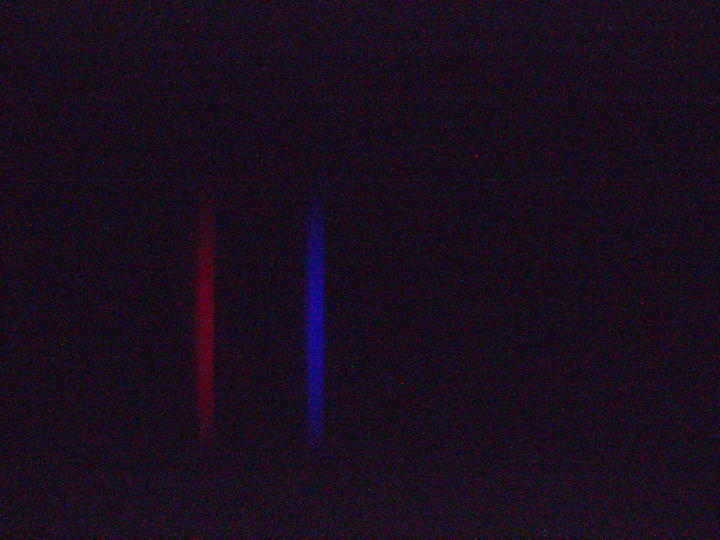
#> input picture sugarpolarizer/calibration/helium_lamp/0_minus64.png, 1440 x 1080 px (shown at 1/2 size); its folder holds only this picture in this run
$ jupyter execute --allow-errors analysis.ipynb
#> lines starting #> are read from the running program, lines starting #| are printed output that depends on the picture
[cell 1]
import os
import numpy as np
import matplotlib.pyplot as plt
from scipy.optimize import curve_fit
from scipy.signal import savgol_filter

from sklearn.linear_model import LinearRegression

# Functions for Fitting Gauss to Peaks of Pictures

[cell 2]
#import the pictures
def read_images_in_folder(folder_path):
#> called with folder_path = './calibration/helium_lamp/'
    images = []
    for filename in sorted(os.listdir(folder_path), key=lambda x: int(x.split('_')[0])):
        if filename.endswith(".png"):
            image_path = os.path.join(folder_path, filename)
            images.append(plt.imread(image_path))
    return images

#import the pictures
def read_images_in_folder_short(folder_path):
    images = []
    for filename in sorted(os.listdir(folder_path), key=lambda x: int(x.split('.')[0])):
        if filename.endswith(".png"):
            image_path = os.path.join(folder_path, filename)
            images.append(plt.imread(image_path))
    return images


#returns the x_range of the peak
def get_range(x, pk):

    center = x[pk]

    left = center - 50
    right = center + 50

    if center < 49:
        left = 0
    if center > (1439-50):
        right = 1439

    x_range = np.arange(left, right)

    return x_range

#returns the number of the image of the peak
def image_of_peak(pk, n_pk):
    p = pk
    pic = -1
    while p >= 0:
        pic += 1
        p -= n_pk[pic]
    return pic

#returns at which place in the image the peak is
def peak_of_image(pk, n_pk):
    #number of peaks in total and per image
    poi = pk
    pic = image_of_peak(pk, n_pk)
    if pic == 0:
        return poi
    for i in range(pic):
        poi -= n_pk[i]
    return poi


#Define a Gaussian function
def gaussian(x, A, mu, sigma, background):
    return A * np.exp(-(x - mu)**2 / (2 * sigma**2)) + background


def fit_gaussian(img, start_ind, end_ind):

    # Extract the subset of data for fitting
    x_data = np.arange(start_ind, end_ind)
    y_data = img[start_ind:end_ind]

    # Initial guess for the parameters [Amplitude, Mean, Standard Deviation]
    initial_guess = [np.max(y_data), start_ind+np.argmax(y_data), 10, 0.2]

    # Fit the Gaussian curve
    params, covariance = curve_fit(gaussian, x_data, y_data, p0=initial_guess)
    return params


def plot_peak(avgs, i, x, n_pk, pk_params, la):
    peak = i
    pic = image_of_peak(peak, n_pk)
    A, mu, sigma, background = pk_params[peak]

    x_range = get_range(x, peak)

    start_index = x_range[0]
    end_index = x_range[-1]

    x_data = np.arange(start_index, end_index)
    y_data = avgs[pic][start_index:end_index]

    # Generate fitted curve
    x_fit = np.linspace(start_index, end_index, 1000)
    y_fit = gaussian(x_fit, A, mu, sigma, background)

    # Plot the data on the current axis
    ax.plot(x_data, y_data, label='Data')
    ax.plot(x_fit, y_fit, label='$\mu$={:.1f}, $\sigma$={:.2f}'.format(mu, sigma))
    ax.set_title('Picture {}, Peak {}, $\lambda$ = {:.1f}nm'.format(pic+1, peak_of_image(peak, n_peaks)+1, la[peak]))
    ax.legend()


def get_peak_params(x, avgs, peak, n_peaks):
    picture = avgs[image_of_peak(peak, n_peaks)]

    x_range = get_range(x, peak)
    start_index = x_range[0]
    end_index = x_range[-1]
    x_observed = x[peak]

    A, mu, sigma, background = fit_gaussian(picture, start_index, end_index)

    return np.array([A, mu, sigma, background])

[cell 3]
#observations, x values are estimates for the center of the peaks

n_peaks = np.array([1,1,1,1,1])


cal_la = np.array([667.8,\
              587.6,\
              501.6,\
              447.1,\
              388.9])


cal_r = np.array([-64,\
             150,\
             380,\
             520,\
             670])

x_obs = np.array([410,\
                  490,\
                  646,\
                  606,\
                  561])

[cell 4]
cal_peak_params = np.zeros((len(cal_la), 4), dtype=float)


cal_images = read_images_in_folder('./calibration/helium_lamp/')
#> cal_images = 1 item
cal_averages = np.mean(cal_images, axis = (1,3))

print(np.shape(cal_averages))
#| (1, 1440)

#> (the rest of this cell did not finish here and is left out)

[cell 5]
#plot everything
fig, axes = plt.subplots(len(cal_la),1, figsize=(5, 3*len(cal_la)))

# Loop through the axes and plot something on each one
#> (the rest of this cell did not finish here and is left out)

[cell 6]
#data analysis

x_gauss = cal_peak_params[:,1]


# Create a 2D array with the independent variables
X = np.column_stack((cal_r, x_gauss))

# Initialize the Linear Regression model
model = LinearRegression()

# Fit the model
model.fit(X, cal_la)

# Access the coefficients (slope) and intercept
coefficients = model.coef_
intercept = model.intercept_

a = coefficients[0]
b = coefficients[1]
c = intercept


#the spectrometer is now calibrated
def la_func(r,x):
    return a*r+ b*x + c


x_plt = x_obs+a/b*cal_r
x_fit = np.linspace(np.min(x_plt), np.max(x_plt),1000)

#plt.plot(x_plt, la, 'x')
#plt.plot(x_fit, b*x_fit+c)

print(a)
print(b)

[cell 7]
#3. computing g from p * dlambda = - dx * (g / f) cos(alpha_m)

s = 3.45e-6 #pixel length: cs165 cu / m
p = 1 # (order number)
alpha_m = 15/180*np.pi  #15° (angle of parabolic mirrors)
f = 0.381 #m (focal length)
#with dlambda/dx = b/s

g = p * f * b/s / np.cos(alpha_m)
print(g)
print(1e6/g) #gratings in one mm

# Spectrum Analysis

[cell 8]
"""the knob position is the same for all measurements (except first led spectrum)"""

# knob positions of the pixels
r = np.array([-10, 30, 70, 110, 150, 190, 230, 270, 310, 350, 390, 430, 470, 510, 550])


images_wavelengths = np.zeros((len(r), 1440), dtype=float)

for i in range(len(r)):
    x = np.arange(0,1440,1)
    images_wavelengths[i,:] = la_func(r[i],x )

angles = np.linspace(0, 165, 12)
central_wavelengths = images_wavelengths[:,720]

[cell 9]
"""read all the images"""

print('loading ...')

#> (the rest of this cell did not finish here and is left out)

led_images1 = read_images_in_folder_short('./calibration/spectrum_only_water')


sugar1_images_set = np.zeros((12,)+np.shape(led_images), dtype=float)
sugar4_images_set = np.zeros((12,)+np.shape(led_images), dtype=float)

for angle in range(0,180, 15):
    sugar1_images_set[int(angle/15)] = read_images_in_folder_short('./messungen/spectrum_0_1_saccharose/'+str(angle))
    sugar4_images_set[int(angle/15)] = read_images_in_folder_short('./messungen/spectrum_0_4_saccharose/'+str(angle))


led_images = np.array(led_images)[:,500:600,:]
led_images1 = np.array(led_images1)[:,500:600,:]


sugar1_images_set = np.array(sugar1_images_set)[:,:,500:600,:]
sugar4_images_set = np.array(sugar4_images_set)[:,:,500:600,:]


print('done')


print('size of led_images '+str(np.shape(led_images)))
print('size of sugari_images_set '+str(np.shape(sugar1_images_set)))

[cell 10]
"""compute averages"""

print('loading ...')


# use only the pixel rows from 550 to 650
#led_images = np.array(led_images)[:,500:600,:]
#> (the rest of this cell did not finish here and is left out)

[cell 11]
"""smoothing"""

print('loading ...')


#> (the rest of this cell did not finish here and is left out)

[cell 12]
"""norm everything"""

print('loading ...')


#sugar1_normed_set = np.zeros(np.shape(sugar1_averages_set), dtype=float)
#sugar4_normed_set = np.zeros(np.shape(sugar1_averages_set), dtype=float)
#> (the rest of this cell did not finish here and is left out)

[cell 13]
print(np.shape(images_wavelengths))
#> (the rest of this cell did not finish here and is left out)

#> (a cell that did not finish here is left out)

#> (a cell that did not finish here is left out)

[cell 16]
def cosfit(angle, parameters):
    omega, deltaphi, A, background = parameters
    return A*np.abs(np.cos(np.pi/180*(omega*angle -deltaphi)))+background

def model_wrapper(angle, omega, deltaphi, A, background):
    return cosfit(angle, [omega, deltaphi, A, background])

number_fitparams = 4
sugar1_fitparams = np.zeros((len(central_wavelengths), number_fitparams), dtype=float)
sugar4_fitparams = np.zeros((len(central_wavelengths), number_fitparams), dtype=float)


#> (the rest of this cell did not finish here and is left out)

[cell 17]
"""plotting and fitting the angle"""
l=2.02
torsionspec1 = -1*sugar1_fitparams[:,1]/(l*0.1)
torsionspec4 = sugar4_fitparams[:,1]/(l*0.4)
#print(central_wavelengths)


#def wldep(wavelength, a, b):
#    return a*wavelength+b
def wldep(wavelength, a, b,c):
    return a*np.exp(b*wavelength)+c

def wldep2(wavelength, a, b):
    return a/(wavelength**2-b)

#initial_guess = [-0.1,40]
initial_guess = [1000,-100,20]
initial_guess2 = [20,0.02]
params1, covariance1 = curve_fit(wldep2, central_wavelengths, torsionspec1, p0=initial_guess2)
params4, covariance4 = curve_fit(wldep2, central_wavelengths, torsionspec4, p0=initial_guess2)

x_fit = np.linspace(central_wavelengths[0], central_wavelengths[-1],1000)

perror= np.sqrt(np.diag(covariance4))
fit_upper=wldep2(x_fit,params4[0]+perror[0], params4[1]+perror[1])
fit_lower=wldep2(x_fit,params4[0]-perror[0], params4[1]-perror[1])

#plt.scatter(central_wavelengths, torsionspec1, label='concentration = $0.1gcm^{-3}$')
#plt.plot(x_fit,wldep(x_fit,params1[0], params1[1], params1[2]))
plt.scatter(central_wavelengths, torsionspec4, label='concentration = $0.4gcm^{-3}$')
plt.plot(x_fit,wldep2(x_fit,params4[0], params4[1]), label='fit $a/(\lambda^2-b)$')
plt.fill_between(x_fit, fit_lower, fit_upper, alpha=0.3, label='1$\sigma$', color='lightblue')
plt.title('Specific rotation', fontsize=12, fontweight='bold')
plt.ylabel('[$deg$ $dm^{-1}$ $cm^3$ $g^-1$]')
plt.xlabel('$\lambda$ [nm]' )
plt.text(550,65, 'a = {:.2e} $\pm$ {:.2e}'.format(params4[0], perror[0]))
plt.text(550,60, 'b = {:.2e} $\pm$ {:.2e}'.format(params4[1], perror[1]))
plt.legend()

plt.savefig('spec_rot.pdf', bbox_inches='tight', dpi=200)
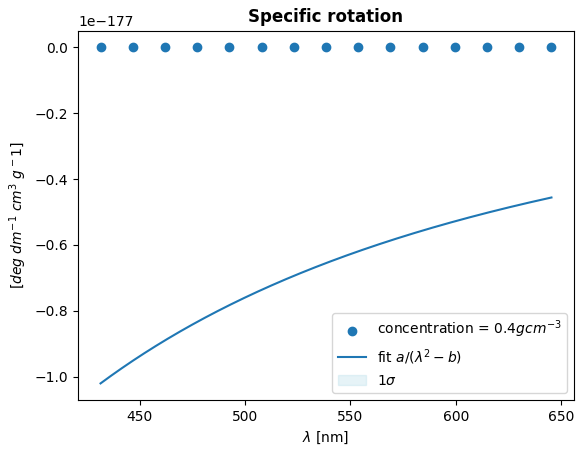
#> figure drawn by matplotlib, 1 panel

#print(wldep(830, params1[0], params1[1]))
#print(wldep(830, params4[0], params4[1]))
print(params4)

[cell 18]
#perror= np.sqrt(np.diag(covariance1))
#fit_upper=wldep2(x_fit,params1[0]+perror[0], params1[1]+perror[1])
#fit_lower=wldep2(x_fit,params1[0]-perror[0], params1[1]-perror[1])
plt.scatter(central_wavelengths, torsionspec1, label='concentration = $0.1gcm^{-3}$')
#plt.plot(x_fit,wldep2(x_fit,params1[0], params1[1]), label='fit $a/(\lambda^2-b)$')
#plt.fill_between(x_fit, fit_lower, fit_upper, alpha=0.3, label='1$\sigma$', color='lightblue')

plt.title('Specific rotation', fontsize=12, fontweight='bold')
plt.ylabel('[$deg$ $dm^{-1}$ $cm^3$ $g^-1$]')
plt.xlabel('$\lambda$ [nm]' )
plt.legend()
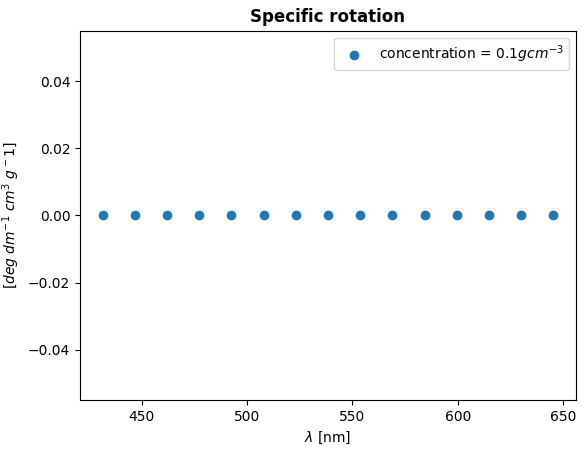
#> figure drawn by matplotlib, 1 panel

$ run again, on sugarpolarizer/calibration/helium_lamp/1_150.png
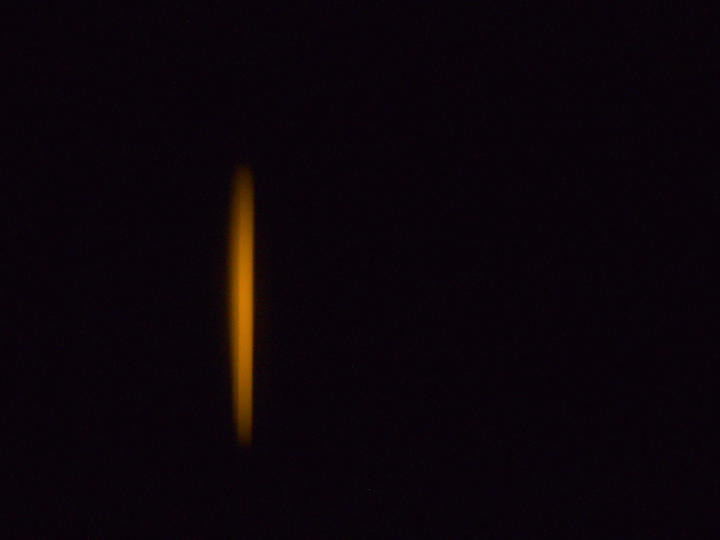
#> input picture sugarpolarizer/calibration/helium_lamp/1_150.png, 1440 x 1080 px (shown at 1/2 size)
#> cal_images = 1 item
#| (1, 1440)
#> `plt.savefig('spec_rot.pdf', bbox_inches='tight', dpi=200)`:
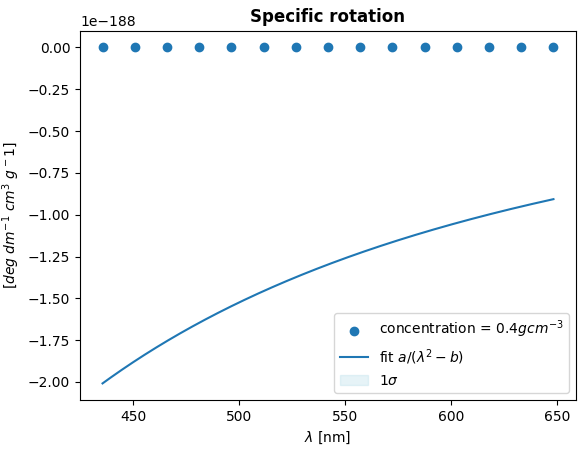
#> figure drawn by matplotlib, 1 panel
#> `[cell 18] #perror= np.sqrt(np.diag(covariance1)) #fit_upper=wldep2(x_f..`:
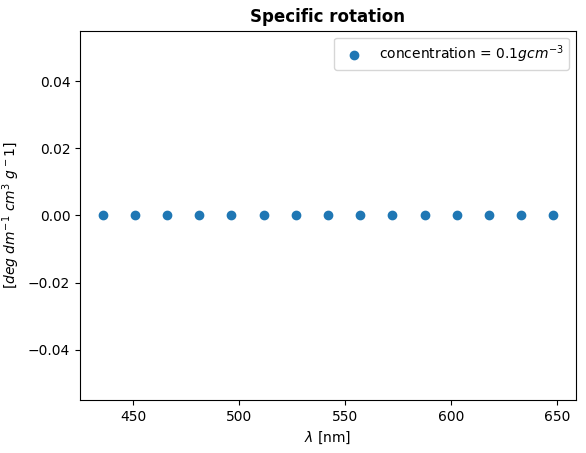
#> figure drawn by matplotlib, 1 panel
